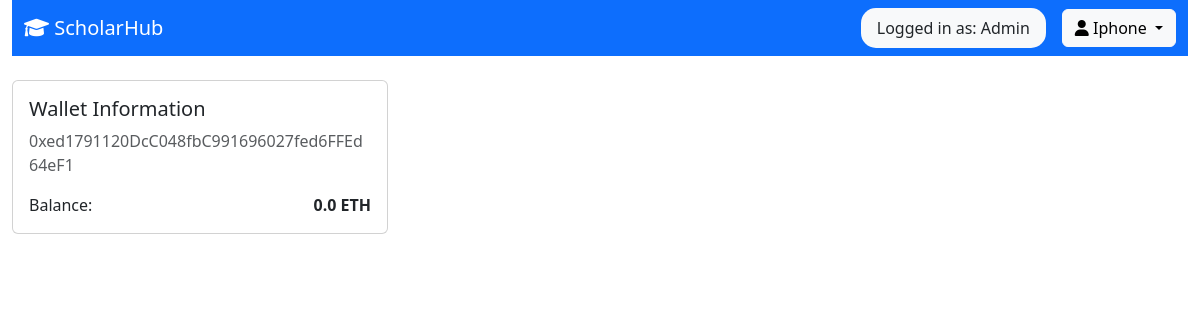
The page /dashboard (signed in) on the database its author committed.
### main.py (models this page shows)
class User(db.Model):
    id = db.Column(db.Integer, primary_key=True)
    username = db.Column(db.String(100), unique=True, nullable=False)
    password = db.Column(db.String(200), nullable=False)
    role = db.Column(
        Enum(*ROLE_ENUM, name='user_roles'),
        nullable=False,
        default='student'
    )
    wallet_address = db.Column(db.String(100))
    institution_name = db.Column(db.String(100))
    balance = db.Column(db.Float, default=0.0)

### main.py (the view)
@app.route('/dashboard')
def dashboard():
    if 'user_id' not in session:
        return redirect(url_for('login'))
    user = User.query.get(session['user_id'])
    if user.role == 'student':
        applied = Application.query.filter_by(student_id=user.id).all()
        available = Scholarship.query.all()
        stats = {
            'pending':  sum(1 for a in applied if a.status=='pending'),
            'approved': sum(1 for a in applied if a.status=='approved'),
            'rejected': sum(1 for a in applied if a.status=='rejected'),
        }
        return render_template('dashboard.html',
            current_user=user,
            applied_scholarships=applied,
            available_scholarships=available,
            application_stats=stats
        )
    elif user.role == 'institution':
        created = Scholarship.query.filter_by(institution_id=user.id).all()
        return render_template('dashboard.html',
            current_user=user,
            created_scholarships=created
        )
    else:
        all_users = User.query.all()
        return render_template('dashboard.html',
            current_user=user,
            all_users=all_users
        )

### templates/dashboard.html (shortened to what this page needs)
<!DOCTYPE html>
<html lang="en">
<head>
    <link href="https://cdn.jsdelivr.net/npm/bootstrap@5.3.0/dist/css/bootstrap.min.css" rel="stylesheet">
    <link href="https://cdnjs.cloudflare.com/ajax/libs/font-awesome/6.0.0/css/all.min.css" rel="stylesheet">
</head>
<body>
    <div class="container-fluid">
        <nav class="navbar navbar-expand-lg navbar-dark bg-primary mb-4">
            <div class="container-fluid">
                <a class="navbar-brand" href="#">
                    <i class="fas fa-graduation-cap"></i> ScholarHub
                </a>
                <div class="d-flex align-items-center">
                    <span class="nav-role text-dark me-3">
                        Logged in as: {{ current_user.role|capitalize }}
                    </span>
                    <div class="dropdown">
                        <button class="btn btn-light dropdown-toggle" type="button" data-bs-toggle="dropdown">
                            <i class="fas fa-user"></i> {{ current_user.username }}
                        </button>
                    </div>
                </div>
            </div>
        </nav>
        <div class="row">
            <div class="col-md-4">
                <div class="card">
                    <div class="card-body">
                        <h5 class="card-title">Wallet Information</h5>
                        <p class="text-muted">{{ current_user.wallet_address }}</p>
                        <div class="d-flex justify-content-between align-items-center">
                            <span>Balance:</span>
                            <strong>{{ current_user.balance }} ETH</strong>
                        </div>
                    </div>
                </div>
            </div>
        </div>
    </div>
</body>
</html>

### templates/dashboard.html (style rules this page uses)
.nav-role { background: #f8f9fa; border-radius: 15px; padding: 0.5rem 1rem; }

### rows shown on the page
User: role "Admin", username "Iphone", wallet_address "0xed1791120DcC048fbC991696027fed6FFEd64eF1", balance "0.0"
